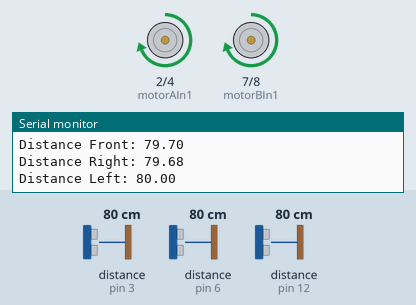
A sketch run on a simulated Arduino Uno, built with avr-gcc and run on an emulated ATmega328P. Shown: motor-driver pin pairs drawn as motors (green arrow = first pin HIGH = forward, orange = second pin HIGH = backward, longer = more drive, scaled by the enable pin), the last lines printed to the serial monitor. Wiring (inferred from the names in the program): 3 × ultrasonic range finder: trigger pin 5, echo pin 6 / trigger pin 11, echo pin 3 / trigger pin 13, echo pin 12. The test bench sets the inputs (shaded band); at power-on: distance to the obstacle (sensors on pin 3, pin 6, pin 12) 80 cm. The echo pulse lasts 58.3 µs per cm.

Above: at 1.2 s.
1.3 s: distance to the obstacle (sensor on pin 3) set to 21 cm
2.8 s: distance to the obstacle (sensor on pin 3) set to 18 cm
At 3.2 s:
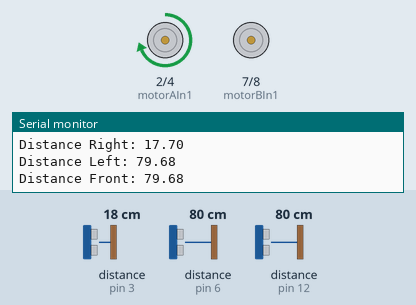
4.4 s: distance to the obstacle (sensor on pin 6) set to 33 cm
7.4 s: distance to the obstacle (sensor on pin 6) set to 27 cm
At 7.8 s:
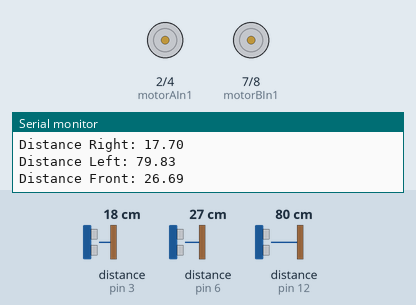
9.0 s: distance to the obstacle (sensor on pin 6) set to 120 cm
Timing chart, 0 to 12.0 s (numbered marks = the images above; inputs shaded):
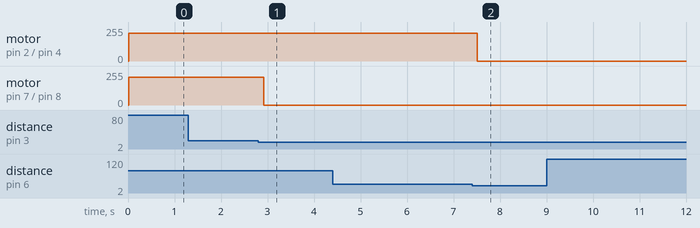

Measured:
- the behaviour switches between 20 and 19 cm on distance to the obstacle (sensor on pin 3) (found by bisection; images 0 and 1)
- the behaviour switches between 31 and 30 cm on distance to the obstacle (sensor on pin 6) (found by bisection; images 1 and 2)
- after the input at 2.8 s, motor on pin 7 (motorBIn1) / pin 8 (motorBIn2): forward 210/255 → stopped after 0.12 s
- after the input at 7.4 s, motor on pin 2 (motorAIn1) / pin 4 (motorAIn2): forward 210/255 → stopped after 0.12 s

The sketch:

method_2_PID.ino
```cpp
// Motor A (Right Motor)
const int motorAIn1 = 2;
const int motorAIn2 = 4;
const int motorAEn = 9;

// Motor B (Left Motor)
const int motorBIn1 = 7;
const int motorBIn2 = 8;
const int motorBEn = 10;

// 3 UR sensors
const int trigPin_1 = 5;
const int echoPin_1 = 6;
const int trigPin_2 = 11;
const int echoPin_2 = 3;
const int trigPin_3 = 13;
const int echoPin_3 = 12;

float distanceFront, distanceRight, distanceLeft;

const float obstacleThreshold = 30.0;  // front sensor  gap
const float targetSideDistance = 19.0; // side wall gap

float kp = 3;
float ki = 0.5;
float kd = 0;
float prevError = 0;
float integral = 0;
float error = 0;
float derivative = 0;
float pidOutput = 0;
float speedBase = 210; // base speed
float speedAdjustment = 0;
float minSpeed = 0;

unsigned long currentTime, previousTime;
float elapsedTime;

void setup() {
  pinMode(motorAIn1, OUTPUT);
  pinMode(motorAIn2, OUTPUT);
  pinMode(motorAEn, OUTPUT);
  pinMode(motorBIn1, OUTPUT);
  pinMode(motorBIn2, OUTPUT);
  pinMode(motorBEn, OUTPUT);

  pinMode(trigPin_1, OUTPUT);
  pinMode(echoPin_1, INPUT);
  pinMode(trigPin_2, OUTPUT);
  pinMode(echoPin_2, INPUT);
  pinMode(trigPin_3, OUTPUT);
  pinMode(echoPin_3, INPUT);

  Serial.begin(9600);

  stopMotors();
  analogWrite(motorAEn, speedBase);
  analogWrite(motorBEn, speedBase);

  // time for PID
  previousTime = millis();
}

void loop() {
    distanceFront = getDistance(trigPin_1, echoPin_1);
    distanceRight = getDistance(trigPin_2, echoPin_2);
    distanceLeft = getDistance(trigPin_3, echoPin_3);

    Serial.print("Distance Front: "); Serial.println(distanceFront);
    Serial.print("Distance Right: "); Serial.println(distanceRight);
    Serial.print("Distance Left: "); Serial.println(distanceLeft);

    // logic
    if (distanceFront < obstacleThreshold) {
        stopMotors();
    }
    else {

        if (distanceRight < targetSideDistance) {
            error = targetSideDistance - distanceRight;
            applyPID(true);
        }
        else if (distanceLeft < targetSideDistance) {
            error = targetSideDistance - distanceLeft;
            applyPID(false);
        }
        else {
            goStraight();
        }
    }
}

void applyPID(bool isRight) {
    currentTime = millis();
    elapsedTime = (float)(currentTime - previousTime) / 1000;  // time in sec

    integral += error * elapsedTime;
    derivative = (error - prevError) / elapsedTime;
    pidOutput = (kp * error) + (ki * integral) + (kd * derivative);

    speedAdjustment = constrain(pidOutput, -speedBase, speedBase);  // limit

    if (isRight) {
        analogWrite(motorBEn, min(speedBase + speedAdjustment, minSpeed));
        analogWrite(motorAEn, speedBase);
    } else {
        analogWrite(motorBEn, speedBase);
        analogWrite(motorAEn, min(speedBase + speedAdjustment, minSpeed));
    }

    // saving
    prevError = error;
    previousTime = currentTime;
}

void stopMotors() {
  digitalWrite(motorAIn1, LOW);
  digitalWrite(motorAIn2, LOW);
  digitalWrite(motorBIn1, LOW);
  digitalWrite(motorBIn2, LOW);
  analogWrite(motorAEn, 0);
  analogWrite(motorBEn, 0);
}

void goStraight() {
  digitalWrite(motorAIn1, HIGH);
  digitalWrite(motorAIn2, LOW);
  digitalWrite(motorBIn1, HIGH);
  digitalWrite(motorBIn2, LOW);
  analogWrite(motorAEn, speedBase);
  analogWrite(motorBEn, speedBase);
}

float getDistance(int trigPin, int echoPin) {
  digitalWrite(trigPin, LOW);
  delayMicroseconds(2);
  digitalWrite(trigPin, HIGH);
  delayMicroseconds(10);
  digitalWrite(trigPin, LOW);
  float duration = pulseIn(echoPin, HIGH);
  return (duration * 0.0343) / 2;
}
```
